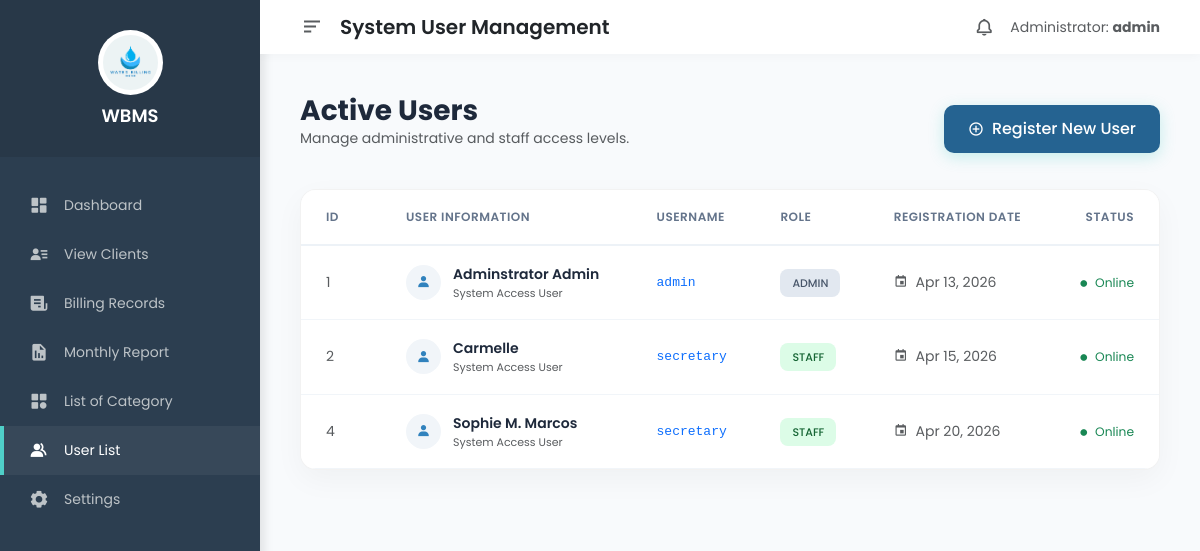
The page /user_list.php (signed in) on the database its author committed.
### tables this page shows
CREATE TABLE `users` (
  `id` int(50) NOT NULL,
  `firstname` varchar(250) NOT NULL,
  `middlename` text DEFAULT NULL,
  `lastname` varchar(250) NOT NULL,
  `username` text NOT NULL,
  `password` text NOT NULL,
  `avatar` text DEFAULT NULL,
  `last_login` datetime DEFAULT NULL,
  `type` tinyint(1) NOT NULL DEFAULT 0,
  `date_added` datetime NOT NULL DEFAULT current_timestamp(),
  `date_updated` datetime DEFAULT current_timestamp() ON UPDATE current_timestamp()
);

### user_list.php (the view, shortened to what this page needs)
<?php
include 'db.php';
$sql = "SELECT id, firstname, middlename, lastname, username, type, date_added, date_updated FROM users WHERE type IN (1, 2)";
$result = $conn->query($sql);
?>
<!DOCTYPE html>
<html lang="en">
<head>
    <link href='https://unpkg.com/boxicons@2.1.4/css/boxicons.min.css' rel='stylesheet'>
    <link rel="stylesheet" href="https://cdnjs.cloudflare.com/ajax/libs/twitter-bootstrap/5.3.0/css/bootstrap.min.css">
</head>
<body>
    <div class="sidebar">
        <div class="sidebar-header">
            <img src="logo.png" alt="Logo">
            <h4 style="font-size: 18px; font-weight: 600; margin: 0;">WBMS</h4>
        </div>
        <nav class="mt-4">
            <a href="index.php" class="menu-item"><i class='bx bxs-dashboard'></i> Dashboard</a>
            <a href="view_clients.php" class="menu-item"><i class='bx bxs-user-detail'></i> View Clients</a>
            <a href="view_billings.php" class="menu-item"><i class='bx bxs-receipt'></i> Billing Records</a>
            <a href="monthly_biling.php" class="menu-item"><i class='bx bxs-report'></i> Monthly Report</a>
            <a href="category_list.php" class="menu-item"><i class='bx bxs-category'></i> List of Category</a>
            <a href="user_list.php" class="menu-item active"><i class='bx bxs-group'></i> User List</a>
            <a href="settings_rate.php" class="menu-item"><i class='bx bxs-cog'></i> Settings</a>
        </nav>
    </div>
    <div class="main-content">
        <header class="top-nav">
            <div class="d-flex align-items-center">
                <i class='bx bx-menu-alt-left me-3 text-muted' style="font-size: 24px;"></i>
                <h5 class="m-0" style="font-weight: 600;">System User Management</h5>
            </div>
            <div class="d-flex align-items-center text-muted">
                <i class='bx bx-bell me-3' style="font-size: 20px;"></i>
                <span class="small">Administrator: <strong><?php echo $_SESSION['username']; ?></strong></span>
            </div>
        </header>
        <div class="content-body">
    <div class="d-flex justify-content-between align-items-center mb-4">
        <div>
            <h3 class="m-0" style="font-weight: 700; color: #1e293b;">Active Users</h3>
            <p class="text-muted small">Manage administrative and staff access levels.</p>
        </div>
        <?php if (isset($_SESSION['type']) && $_SESSION['type'] == 1): ?>
            <a href="add_user.php" class="btn-add">
                <i class='bx bx-plus-circle me-2'></i> Register New User
            </a>
        <?php endif; ?>
    </div>
            <div class="data-card">
                <?php if ($result->num_rows > 0): ?>
                    <div class="table-responsive">
                        <table class="table table-hover align-middle">
                            <thead>
                                <tr>
                                    <th style="width: 80px;">ID</th>
                                    <th>User Information</th>
                                    <th>Username</th>
                                    <th>Role</th>
                                    <th>Registration Date</th>
                                    <th class="text-end">Status</th>
                                </tr>
                            </thead>
                            <tbody>
                                <?php while($row = $result->fetch_assoc()): ?>
                                    <?php
                                        $fullName = $row['firstname'] . " " . ($row['middlename'] ? $row['middlename'][0] . ". " : "") . $row['lastname'];
                                        $roleClass = ($row['type'] == 1) ? "badge-admin" : "badge-staff";
                                        $roleLabel = ($row['type'] == 1) ? "ADMIN" : "STAFF";
                                    ?>
                                    <tr>
                                        <td class="text-muted"><?php echo $row['id']; ?></td>
                                        <td>
                                            <div class="d-flex align-items-center">
                                                <div class="user-avatar">
                                                    <i class='bx bxs-user'></i>
                                                </div>
                                                <div>
                                                    <div style="font-weight: 600; color: #1e293b;"><?php echo $fullName; ?></div>
                                                    <div class="text-muted" style="font-size: 11px;">System Access User</div>
                                                </div>
                                            </div>
                                        </td>
                                        <td class="font-monospace text-primary" style="font-size: 13px;"><?php echo $row['username']; ?></td>
                                        <td><span class="badge-role <?php echo $roleClass; ?>"><?php echo $roleLabel; ?></span></td>
                                        <td class="small text-muted">
                                            <i class='bx bx-calendar-event me-1'></i> <?php echo date("M d, Y", strtotime($row['date_added'])); ?>
                                        </td>
                                        <td class="text-end">
                                            <span class="text-success small"><i class='bx bxs-circle me-1' style="font-size: 8px;"></i> Online</span>
                                        </td>
                                    </tr>
                                <?php endwhile; ?>
                            </tbody>
                        </table>
                    </div>
                <?php endif; ?>
            </div>
        </div>
    </div>
</body>
</html>

### user_list.php (style rules this page uses)
:root { --sidebar-color: #2c3e50; --primary-blue: #3182bd; --bg-light: #f8fafc; --accent-teal: #4FCFC8; }
body { margin: 0; font-family: 'Poppins', sans-serif; background-color: var(--bg-light); display: flex; height: 100vh; overflow: hidden; }
.sidebar { width: 260px; background-color: var(--sidebar-color); color: white; display: flex; flex-direction: column; flex-shrink: 0; box-shadow: 4px 0 10px rgba(0,0,0,0.1); }
.sidebar-header { padding: 30px 20px; text-align: center; background: rgba(0,0,0,0.1); }
.sidebar-header img { width: 65px; background: white; border-radius: 50%; padding: 5px; margin-bottom: 10px; }
.menu-item { padding: 14px 25px; display: flex; align-items: center; color: #bdc3c7; text-decoration: none; transition: all 0.3s ease; border-left: 4px solid transparent; font-size: 14px; }
.menu-item:hover, .menu-item.active { background: rgba(255,255,255,0.05); color: white; border-left: 4px solid var(--accent-teal); }
.menu-item i { margin-right: 15px; font-size: 20px; }
.main-content { flex: 1; overflow-y: auto; display: flex; flex-direction: column; }
.top-nav { background: white; padding: 15px 40px; display: flex; justify-content: space-between; align-items: center; box-shadow: 0 2px 10px rgba(0,0,0,0.03); position: sticky; top: 0; z-index: 100; }
.content-body { padding: 40px; }
.data-card { background: white; padding: 0; border-radius: 16px; box-shadow: 0 10px 30px rgba(0,0,0,0.04); overflow: hidden; border: 1px solid rgba(0,0,0,0.05); }
.table { margin-bottom: 0; }
.table thead { background-color: #f8fafc; border-bottom: 2px solid #edf2f7; }
.table thead th { padding: 18px 25px; font-weight: 600; color: #64748b; text-transform: uppercase; font-size: 12px; letter-spacing: 0.5px; }
.table tbody td { padding: 18px 25px; vertical-align: middle; color: #334155; font-size: 14px; border-bottom: 1px solid #f1f5f9; }
.badge-role { padding: 6px 12px; border-radius: 8px; font-weight: 500; font-size: 11px; }
.badge-admin { background-color: #e2e8f0; color: #475569; }
.badge-staff { background-color: #dcfce7; color: #166534; }
.btn-add { background: #256391; color: white; border: none; padding: 12px 24px; border-radius: 10px; transition: 0.3s ease; text-decoration: none; display: inline-flex; align-items: center; font-weight: 500; box-shadow: 0 4px 15px rgba(79, 207, 200, 0.3); }
.user-avatar { width: 35px; height: 35px; background: #f1f5f9; border-radius: 50%; display: flex; align-items: center; justify-content: center; margin-right: 12px; color: var(--primary-blue); }

### rows shown on the page
users: id "1", fullName "Adminstrator Admin", username "admin", type "ADMIN", date_added "Apr 13, 2026"
users: id "2", fullName "Carmelle", username "secretary", type "STAFF", date_added "Apr 15, 2026"
users: id "4", fullName "Sophie M. Marcos", username "secretary", type "STAFF", date_added "Apr 20, 2026"

### other values the page prints
$_SESSION['username'] "admin"
